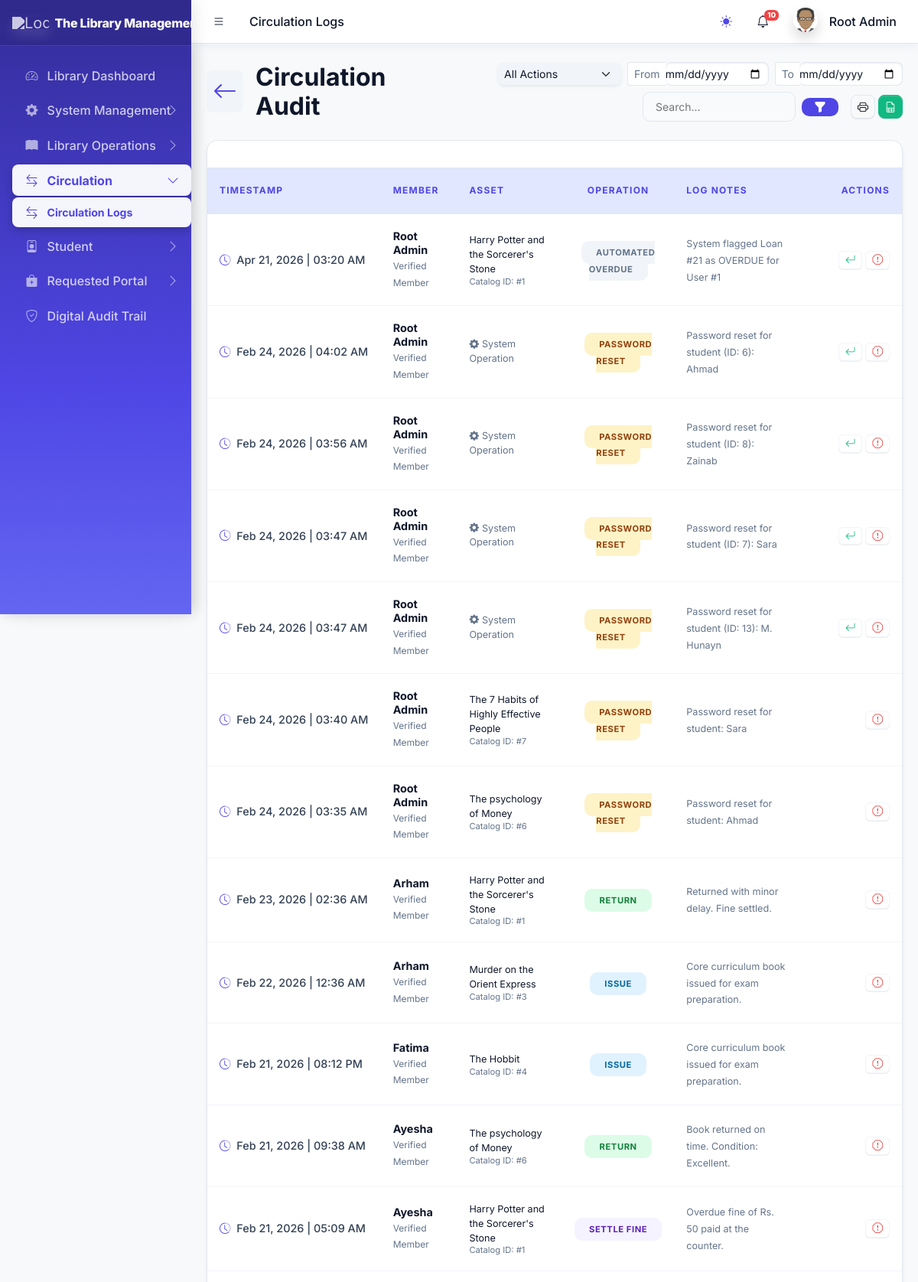
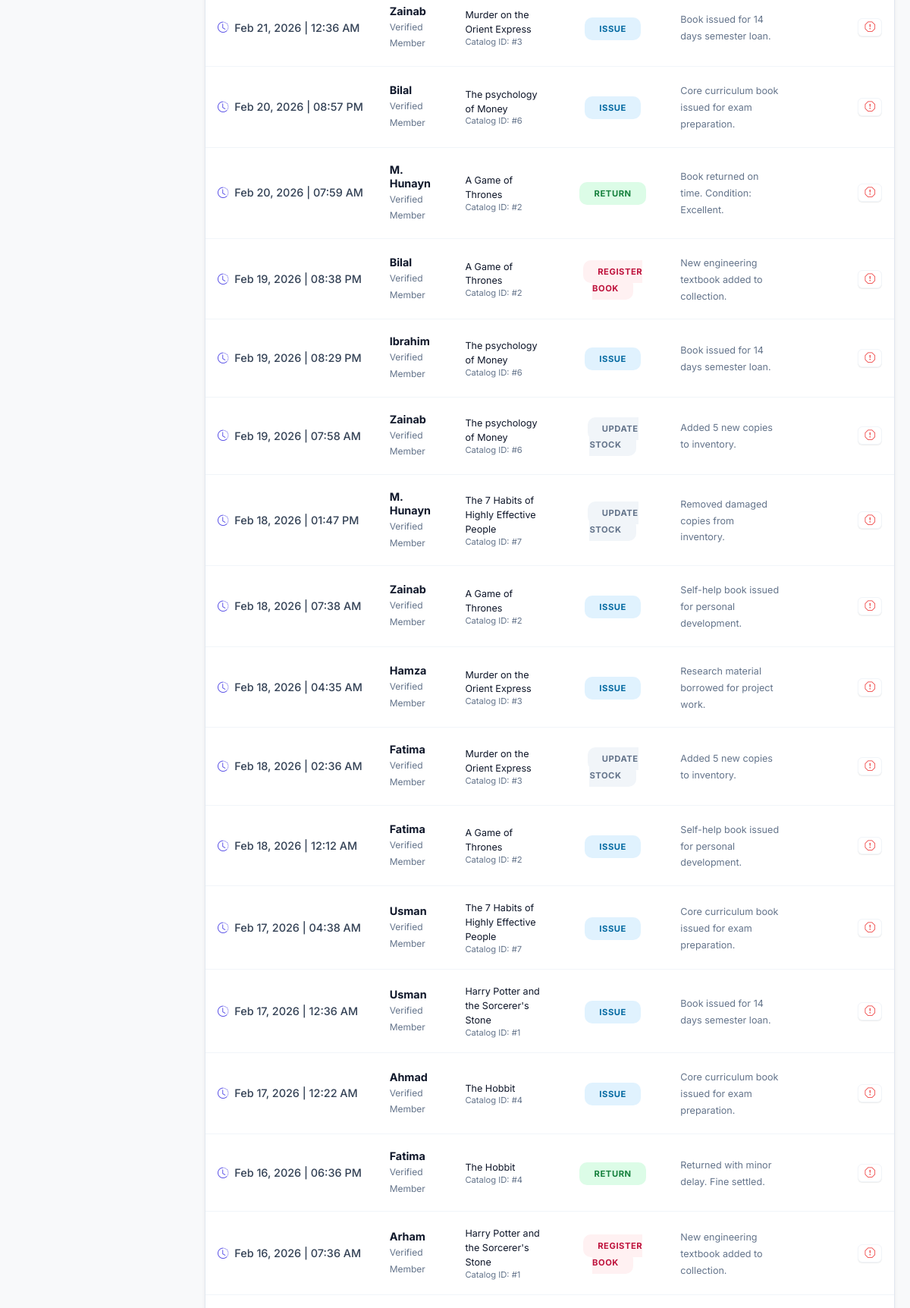
The page /dashboards/librarian/circulation_logs.php (signed in, upper part) on the database its author committed (2 pictures, top to bottom).
### tables this page shows
CREATE TABLE `sys_pages` (
  `id` int(11) NOT NULL,
  `parent_id` int(11) DEFAULT 0,
  `page_name` varchar(100) NOT NULL,
  `page_url` varchar(255) DEFAULT '#',
  `icon_class` varchar(50) DEFAULT 'bi bi-circle',
  `sort_order` int(11) DEFAULT 0
);

CREATE TABLE `lib_transactions` (
  `id` int(11) NOT NULL,
  `user_id` int(11) DEFAULT NULL,
  `book_id` int(11) DEFAULT NULL,
  `action` varchar(50) DEFAULT NULL,
  `transaction_date` timestamp NOT NULL DEFAULT current_timestamp(),
  `notes` text DEFAULT NULL
);

CREATE TABLE `users` (
  `id` int(11) NOT NULL,
  `name` varchar(100) NOT NULL,
  `email` varchar(100) NOT NULL,
  `avatar` varchar(255) DEFAULT NULL,
  `phone` varchar(20) DEFAULT NULL,
  `password` varchar(255) NOT NULL,
  `role` varchar(50) NOT NULL,
  `department` varchar(100) DEFAULT 'General',
  `identity_no` varchar(50) DEFAULT NULL,
  `fines` decimal(10,2) DEFAULT 0.00,
  `borrow_limit` int(11) DEFAULT 5,
  `registration_no` varchar(50) DEFAULT NULL,
  `is_active` tinyint(1) DEFAULT 1,
  `created_at` timestamp NOT NULL DEFAULT current_timestamp()
);

CREATE TABLE `lib_books` (
  `id` int(11) NOT NULL,
  `title` varchar(255) NOT NULL,
  `author_id` int(11) DEFAULT NULL,
  `category_id` int(11) DEFAULT NULL,
  `isbn` varchar(20) DEFAULT NULL,
  `total_copies` int(11) DEFAULT 1,
  `available_copies` int(11) DEFAULT 1,
  `cover_image` varchar(255) DEFAULT NULL,
  `status` enum('available','low_stock','out_of_stock') DEFAULT 'available',
  `is_issueable` tinyint(1) DEFAULT 1,
  `fine_per_day` decimal(10,2) NOT NULL DEFAULT 10.00,
  `book_type` varchar(50) DEFAULT 'Textbook',
  `created_at` timestamp NOT NULL DEFAULT current_timestamp()
);

### dashboards/librarian/circulation_logs.php (the view, shortened to what the rows shown need)
<?php
require_once '../../core/db.php';
$mysqli = new mysqli(DB_HOST, DB_USER, DB_PASS, DB_NAME);
$query = "SELECT t.*, u.name as user_name, u.fines as student_fines, u.id as student_id, b.title as book_title, b.id as catalog_item_id,
          (SELECT id FROM lib_borrowings WHERE user_id = t.user_id AND (book_id = t.book_id OR t.book_id IS NULL) AND status != 'returned' LIMIT 1) as active_borrowing_id
          FROM lib_transactions t
          JOIN users u ON t.user_id = u.id
          LEFT JOIN lib_books b ON t.book_id = b.id";
$query .= " ORDER BY t.transaction_date DESC LIMIT 100";
$stmt = $mysqli->prepare($query);
$stmt->execute();
$result = $stmt->get_result();
require_once '../../includes/header.php';
?>
<div class="row mb-4 align-items-center search-container">
    <div class="col-lg-4">
        <h2 class="premium-title">
            <a href="librarian_dashboard.php" class="text-decoration-none text-premium-crimson">
                <i class="bi bi-arrow-left me-3 p-2 bg-light rounded-3"></i>
            </a>
            Circulation Audit
        </h2>
    </div>
</div>
<div class="premium-card shadow-sm border-0">
    <div class="table-responsive">
        <table class="table table-premium mb-0">
            <thead>
                <tr>
                    <th>Timestamp</th>
                    <th>Member</th>
                    <th>Asset</th>
                    <th class="text-center">Operation</th>
                    <th>Log Notes</th>
                    <th class="text-end" style="width: 120px;">Actions</th>
                </tr>
            </thead>
            <tbody>
                <?php if ($result && $result->num_rows > 0): ?>
                    <?php while($row = $result->fetch_assoc()): ?>
                        <tr>
                            <td class="transaction-date">
                                <i class="bi bi-clock-history me-1 text-premium-crimson" style="color: var(--premium-crimson);"></i>
                                <?= date('M d, Y | h:i A', strtotime($row['transaction_date'])) ?>
                            </td>
                            <td>
                                <div class="fw-bold text-dark lh-sm"><?= htmlspecialchars($row['user_name']) ?></div>
                                <?php if($row['student_fines'] > 0): ?>
                                    <span class="text-danger fw-bold extra-small" style="font-size: 0.65rem;">Rs. <?= number_format($row['student_fines'], 2) ?> Dues</span>
                                <?php else: ?>
                                    <span class="text-muted extra-small" style="font-size: 0.75rem;">Verified Member</span>
                                <?php endif; ?>
                            </td>
                            <td>
                                <?php if ($row['book_title']): ?>
                                    <div class="text-dark small fw-600"><?= htmlspecialchars($row['book_title']) ?></div>
                                    <div class="text-muted italic extra-small" style="font-size: 0.7rem;">Catalog ID: #<?= $row['book_id'] ?></div>
                                <?php else: ?>
                                    <div class="text-muted italic small"><i class="bi bi-gear-fill me-1"></i>System Operation</div>
                                <?php endif; ?>
                            </td>
                            <td class="text-center">
                                <?php
                                    $action = $row['action'];
                                    $color = '#64748b';
                                    $bg = '#f1f5f9';
                                    if ($action == 'ISSUE') { $bg = '#e0f2fe'; $color = '#0369a1'; }
                                    elseif ($action == 'RETURN') { $bg = '#dcfce7'; $color = '#15803d'; }
                                    elseif ($action == 'REGISTER_BOOK') { $bg = '#fff1f2'; $color = '#be123c'; }
                                    elseif ($action == 'PASSWORD_RESET') { $bg = '#fef3c7'; $color = '#92400e'; }
                                    elseif ($action == 'SETTLE_FINE') { $bg = '#f5f3ff'; $color = '#5b21b6'; }
                                ?>
                                <a href="circulation_logs.php?action=<?= urlencode($action) ?>" class="text-decoration-none">
                                    <span class="action-badge" style="background: <?= $bg ?>; color: <?= $color ?>;">
                                        <?= htmlspecialchars(str_replace('_', ' ', $action)) ?>
                                    </span>
                                </a>
                            </td>
                            <td><span class="text-muted small"><?= htmlspecialchars($row['notes'] ?: 'Metadata preserved.') ?></span></td>
                            <td class="text-end">
                                <div class="d-flex gap-1 justify-content-end">
                                    <?php if ($row['active_borrowing_id']): ?>
                                        <button class="btn btn-action text-success" title="Quick Return" onclick="quickReturn(<?= $row['user_id'] ?>, <?= $row['book_id'] ?>)">
                                            <i class="bi bi-arrow-return-left"></i>
                                        </button>
                                    <?php endif; ?>
                                    <button class="btn btn-action text-danger" title="Impose Fine" onclick="imposeFine(<?= $row['user_id'] ?>, <?= $row['book_id'] ?>, '<?= addslashes($row['user_name']) ?>')">
                                        <i class="bi bi-exclamation-octagon"></i>
                                    </button>
                                </div>
                            </td>
                        </tr>
                    <?php endwhile; ?>
                <?php else: ?>
                    <tr><td colspan="5" class="text-center py-5 text-muted">No circulation history mappings recorded.</td></tr>
                <?php endif; ?>
            </tbody>
        </table>
    </div>
</div>
<?php
require_once '../../includes/footer.php';
?>

### includes/header.php (shortened to what the rows shown need)
<?php
require_once __DIR__ . '/../core/session.php';
$current_url = substr($_SERVER['SCRIPT_NAME'], strlen('/universal/'));
$pageStmt = $pdo->prepare("SELECT * FROM sys_pages WHERE page_url LIKE ? LIMIT 1");
$pageStmt->execute(["%$current_url%"]);
$currentPageData = $pageStmt->fetch();
$pageTitle = $currentPageData['page_name'] ?? 'Dashboard';
?>
<!DOCTYPE html>
<html lang="en"> <head>
    <link rel="stylesheet" href="<?= BASE_URL ?>assets/css/bootstrap.min.css" />
    <link rel="stylesheet" href="<?= BASE_URL ?>assets/css/bootstrap-icons.css" />
    <link rel="stylesheet" href="<?= BASE_URL ?>assets/css/adminlte.min.css" />
    <link rel="stylesheet" href="<?= BASE_URL ?>assets/css/theme.css?v=8.0" />
    <?php
    require_once __DIR__ . '/../core/library_functions.php';
    ?>
</head>
<body class="layout-fixed sidebar-expand-lg bg-body-tertiary">
<div class="app-wrapper">
    <nav class="app-header navbar navbar-expand bg-body">
        <div class="container-fluid">
            <ul class="navbar-nav">
                <li class="nav-item d-none d-md-block"> <a href="#" class="nav-link"><?= $pageTitle ?></a> </li>
            </ul>
        </div>
    </nav>
    <?php include 'sidebar.php'; ?>
    <main class="app-main">
        <div class="app-content">
            <div class="container-fluid">

### includes/sidebar.php (shortened to what the rows shown need)
<aside class="app-sidebar bg-body-secondary shadow">
    <div class="sidebar-wrapper">
        <nav class="mt-2">
            <ul class="nav sidebar-menu flex-column" data-lte-toggle="treeview" role="menu" data-accordion="false">
                <?php
                function isMenuPageActive($pdo, $pageId, $currentBasename, $userRole)
                {
                    $stmt = $pdo->prepare("SELECT page_url FROM sys_pages WHERE id = ?");
                    $stmt->execute([$pageId]);
                    $page = $stmt->fetch();
                    if ($page && $page['page_url'] !== '#' && basename($page['page_url']) === $currentBasename) {
                        return true;
                    }
                    $sql = "
                        SELECT p.id FROM sys_pages p
                        JOIN role_access ra ON p.id = ra.page_id
                        WHERE p.parent_id = ? AND ra.role_key = ?
                    ";
                    $stmt = $pdo->prepare($sql);
                    $stmt->execute([$pageId, $userRole]);
                    $children = $stmt->fetchAll();
                    foreach ($children as $child) {
                        if (isMenuPageActive($pdo, $child['id'], $currentBasename, $userRole)) {
                            return true;
                        }
                    }
                    return false;
                }
                function buildMenu($pdo, $parentId = 0, $userRole, $currentBasename, $skipIds = [])
                {
                    $sql = "
                        SELECT p.* FROM sys_pages p
                        JOIN role_access ra ON p.id = ra.page_id
                        WHERE p.parent_id = ? AND ra.role_key = ?
                        ORDER BY p.sort_order ASC
                    ";
                    $stmt = $pdo->prepare($sql);
                    $stmt->execute([$parentId, $userRole]);
                    $items = $stmt->fetchAll();
                    foreach ($items as $item) {
                        $childStmt = $pdo->prepare("SELECT COUNT(*) FROM sys_pages WHERE parent_id = ?");
                        $childStmt->execute([$item['id']]);
                        $hasChildren = $childStmt->fetchColumn() > 0;
                        $isActive = isMenuPageActive($pdo, $item['id'], $currentBasename, $userRole);
                        $menuOpen = ($hasChildren && $isActive) ? 'menu-open' : '';
                        $activeClass = $isActive ? 'active' : '';
                        echo '<li class="nav-item ' . $menuOpen . '">';
                        echo '<a href="' . ($hasChildren ? '#' : BASE_URL . $item['page_url']) . '" class="nav-link ' . $activeClass . '">';
                        echo '<i class="nav-icon ' . $item['icon_class'] . '"></i>';
                        echo '<p>' . htmlspecialchars($item['page_name']);
                        if ($hasChildren) {
                            echo '<i class="nav-arrow bi bi-chevron-right"></i>';
                        }
                        echo '</p></a>';
                        if ($hasChildren) {
                            echo '<ul class="nav nav-treeview">';
                            buildMenu($pdo, $item['id'], $userRole, $currentBasename, $skipIds);
                            echo '</ul>';
                        }
                        echo '</li>';
                    }
                }
                $currentBasename = basename($_SERVER['PHP_SELF']);
                $userRole = $_SESSION['role'] ?? '';
                buildMenu($pdo, 0, $userRole, $currentBasename);
                ?>
            </ul>
        </nav>
    </div>
</aside>

### rows shown on the page
sys_pages: page_name "Circulation Logs"
sys_pages: page_name "Library Dashboard"
sys_pages: page_name "System Management"
sys_pages: page_name "Library Operations"
sys_pages: page_name "Circulation"
sys_pages: page_name "Student"
sys_pages: page_name "Requested Portal"
sys_pages: page_name "Digital Audit Trail"
lib_transactions: transaction_date "Apr 21, 2026 | 03:20 AM", user.name "Root Admin", shows "Verified Member", book.title "Harry Potter and the Sorcerer's Stone", book "1", action "AUTOMATED OVERDUE", notes "System flagged Loan #21 as OVERDUE for User #1"
lib_transactions: transaction_date "Feb 24, 2026 | 04:02 AM", user.name "Root Admin", shows "Verified Member", shows "System Operation", action "PASSWORD RESET", notes "Password reset for student (ID: 6): Ahmad"
lib_transactions: transaction_date "Feb 24, 2026 | 03:56 AM", user.name "Root Admin", shows "Verified Member", shows "System Operation", action "PASSWORD RESET", notes "Password reset for student (ID: 8): Zainab"
lib_transactions: transaction_date "Feb 24, 2026 | 03:47 AM", user.name "Root Admin", shows "Verified Member", shows "System Operation", action "PASSWORD RESET", notes "Password reset for student (ID: 7): Sara"
lib_transactions: transaction_date "Feb 24, 2026 | 03:47 AM", user.name "Root Admin", shows "Verified Member", shows "System Operation", action "PASSWORD RESET", notes "Password reset for student (ID: 13): M. Hunayn"
lib_transactions: transaction_date "Feb 24, 2026 | 03:40 AM", user.name "Root Admin", shows "Verified Member", book.title "The 7 Habits of Highly Effective People", book "7", action "PASSWORD RESET", notes "Password reset for student: Sara"
lib_transactions: transaction_date "Feb 24, 2026 | 03:35 AM", user.name "Root Admin", shows "Verified Member", book.title "The psychology of Money", book "6", action "PASSWORD RESET", notes "Password reset for student: Ahmad"
lib_transactions: transaction_date "Feb 23, 2026 | 02:36 AM", user.name "Arham", shows "Verified Member", book.title "Harry Potter and the Sorcerer's Stone", book "1", action "RETURN", notes "Returned with minor delay. Fine settled."
lib_transactions: transaction_date "Feb 22, 2026 | 12:36 AM", user.name "Arham", shows "Verified Member", book.title "Murder on the Orient Express", book "3", action "ISSUE", notes "Core curriculum book issued for exam preparation."
lib_transactions: transaction_date "Feb 21, 2026 | 08:12 PM", user.name "Fatima", shows "Verified Member", book.title "The Hobbit", book "4", action "ISSUE", notes "Core curriculum book issued for exam preparation."
lib_transactions: transaction_date "Feb 21, 2026 | 09:38 AM", user.name "Ayesha", shows "Verified Member", book.title "The psychology of Money", book "6", action "RETURN", notes "Book returned on time. Condition: Excellent."
lib_transactions: transaction_date "Feb 21, 2026 | 05:09 AM", user.name "Ayesha", shows "Verified Member", book.title "Harry Potter and the Sorcerer's Stone", book "1", action "SETTLE FINE", notes "Overdue fine of Rs. 50 paid at the counter."
lib_transactions: transaction_date "Feb 21, 2026 | 12:36 AM", user.name "Zainab", shows "Verified Member", book.title "Murder on the Orient Express", book "3", action "ISSUE", notes "Book issued for 14 days semester loan."
lib_transactions: transaction_date "Feb 20, 2026 | 08:57 PM", user.name "Bilal", shows "Verified Member", book.title "The psychology of Money", book "6", action "ISSUE", notes "Core curriculum book issued for exam preparation."
lib_transactions: transaction_date "Feb 20, 2026 | 07:59 AM", user.name "M. Hunayn", shows "Verified Member", book.title "A Game of Thrones", book "2", action "RETURN", notes "Book returned on time. Condition: Excellent."
lib_transactions: transaction_date "Feb 19, 2026 | 08:38 PM", user.name "Bilal", shows "Verified Member", book.title "A Game of Thrones", book "2", action "REGISTER BOOK", notes "New engineering textbook added to collection."
lib_transactions: transaction_date "Feb 19, 2026 | 08:29 PM", user.name "Ibrahim", shows "Verified Member", book.title "The psychology of Money", book "6", action "ISSUE", notes "Book issued for 14 days semester loan."
lib_transactions: transaction_date "Feb 19, 2026 | 07:58 AM", user.name "Zainab", shows "Verified Member", book.title "The psychology of Money", book "6", action "UPDATE STOCK", notes "Added 5 new copies to inventory."
lib_transactions: transaction_date "Feb 18, 2026 | 01:47 PM", user.name "M. Hunayn", shows "Verified Member", book.title "The 7 Habits of Highly Effective People", book "7", action "UPDATE STOCK", notes "Removed damaged copies from inventory."
lib_transactions: transaction_date "Feb 18, 2026 | 07:38 AM", user.name "Zainab", shows "Verified Member", book.title "A Game of Thrones", book "2", action "ISSUE", notes "Self-help book issued for personal development."
lib_transactions: transaction_date "Feb 18, 2026 | 04:35 AM", user.name "Hamza", shows "Verified Member", book.title "Murder on the Orient Express", book "3", action "ISSUE", notes "Research material borrowed for project work."
lib_transactions: transaction_date "Feb 18, 2026 | 02:36 AM", user.name "Fatima", shows "Verified Member", book.title "Murder on the Orient Express", book "3", action "UPDATE STOCK", notes "Added 5 new copies to inventory."
lib_transactions: transaction_date "Feb 18, 2026 | 12:12 AM", user.name "Fatima", shows "Verified Member", book.title "A Game of Thrones", book "2", action "ISSUE", notes "Self-help book issued for personal development."
lib_transactions: transaction_date "Feb 17, 2026 | 04:38 AM", user.name "Usman", shows "Verified Member", book.title "The 7 Habits of Highly Effective People", book "7", action "ISSUE", notes "Core curriculum book issued for exam preparation."
lib_transactions: transaction_date "Feb 17, 2026 | 12:36 AM", user.name "Usman", shows "Verified Member", book.title "Harry Potter and the Sorcerer's Stone", book "1", action "ISSUE", notes "Book issued for 14 days semester loan."
lib_transactions: transaction_date "Feb 17, 2026 | 12:22 AM", user.name "Ahmad", shows "Verified Member", book.title "The Hobbit", book "4", action "ISSUE", notes "Core curriculum book issued for exam preparation."
lib_transactions: transaction_date "Feb 16, 2026 | 06:36 PM", user.name "Fatima", shows "Verified Member", book.title "The Hobbit", book "4", action "RETURN", notes "Returned with minor delay. Fine settled."
lib_transactions: transaction_date "Feb 16, 2026 | 07:36 AM", user.name "Arham", shows "Verified Member", book.title "Harry Potter and the Sorcerer's Stone", book "1", action "REGISTER BOOK", notes "New engineering textbook added to collection."

### other values the page prints
$unreadCount "10"
$_SESSION['name'] "Root Admin"
$settings['system_name'] "The Library…"
